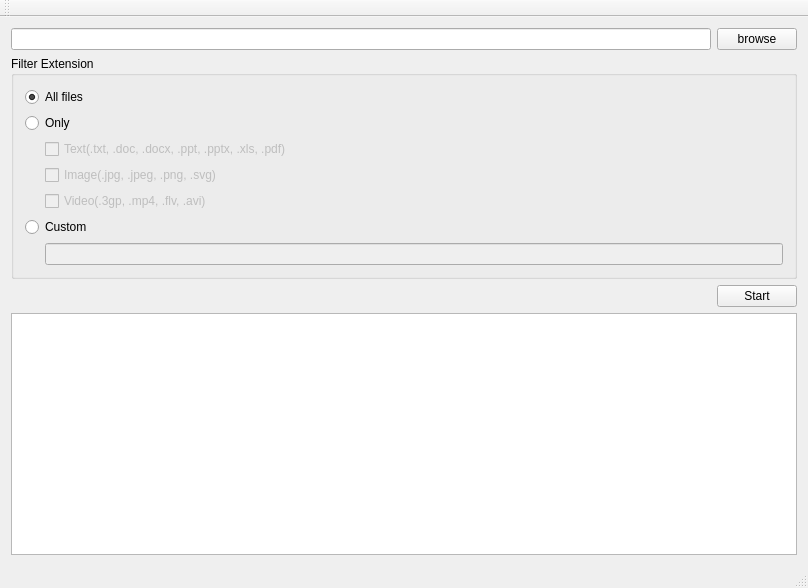
<?xml version="1.0" encoding="UTF-8"?>
<ui version="4.0">
 <class>MainWindow</class>
 <widget class="QMainWindow" name="MainWindow">
  <property name="geometry">
   <rect>
    <x>0</x>
    <y>0</y>
    <width>808</width>
    <height>588</height>
   </rect>
  </property>
  <property name="windowTitle">
   <string>MainWindow</string>
  </property>
  <widget class="QWidget" name="centralWidget">
   <layout class="QVBoxLayout" name="verticalLayout">
    <item>
     <layout class="QHBoxLayout" name="horizontalLayout">
      <item>
       <widget class="QLineEdit" name="lineEdit_dir"/>
      </item>
      <item>
       <widget class="QPushButton" name="pushButton_browse">
        <property name="text">
         <string>browse</string>
        </property>
       </widget>
      </item>
     </layout>
    </item>
    <item>
     <widget class="QGroupBox" name="groupBox_filterExtension">
      <property name="sizePolicy">
       <sizepolicy hsizetype="Preferred" vsizetype="Minimum">
        <horstretch>0</horstretch>
        <verstretch>0</verstretch>
       </sizepolicy>
      </property>
      <property name="title">
       <string>Filter Extension</string>
      </property>
      <layout class="QVBoxLayout" name="verticalLayout_2">
       <item>
        <widget class="QRadioButton" name="radioButton_all">
         <property name="text">
          <string>All files</string>
         </property>
         <property name="checked">
          <bool>true</bool>
         </property>
        </widget>
       </item>
       <item>
        <widget class="QRadioButton" name="radioButton_only">
         <property name="text">
          <string>Only</string>
         </property>
        </widget>
       </item>
       <item>
        <layout class="QGridLayout" name="gridLayout">
         <property name="leftMargin">
          <number>20</number>
         </property>
         <property name="topMargin">
          <number>0</number>
         </property>
         <property name="bottomMargin">
          <number>0</number>
         </property>
         <item row="2" column="0">
          <widget class="QCheckBox" name="checkBox_image">
           <property name="enabled">
            <bool>false</bool>
           </property>
           <property name="text">
            <string>Image(.jpg, .jpeg, .png, .svg)</string>
           </property>
          </widget>
         </item>
         <item row="0" column="0">
          <widget class="QCheckBox" name="checkBox_text">
           <property name="enabled">
            <bool>false</bool>
           </property>
           <property name="text">
            <string>Text(.txt, .doc, .docx, .ppt, .pptx, .xls, .pdf)</string>
           </property>
          </widget>
         </item>
         <item row="3" column="0">
          <widget class="QCheckBox" name="checkBox_video">
           <property name="enabled">
            <bool>false</bool>
           </property>
           <property name="text">
            <string>Video(.3gp, .mp4, .flv, .avi)</string>
           </property>
          </widget>
         </item>
        </layout>
       </item>
       <item>
        <widget class="QRadioButton" name="radioButton_custom">
         <property name="text">
          <string>Custom</string>
         </property>
        </widget>
       </item>
       <item>
        <layout class="QGridLayout" name="gridLayout_2">
         <property name="leftMargin">
          <number>20</number>
         </property>
         <property name="topMargin">
          <number>0</number>
         </property>
         <item row="0" column="0">
          <widget class="QLineEdit" name="lineEdit_customExtension">
           <property name="enabled">
            <bool>false</bool>
           </property>
           <property name="text">
            <string/>
           </property>
          </widget>
         </item>
        </layout>
       </item>
      </layout>
     </widget>
    </item>
    <item>
     <layout class="QHBoxLayout" name="horizontalLayout_2">
      <property name="topMargin">
       <number>0</number>
      </property>
      <item>
       <spacer name="horizontalSpacer">
        <property name="orientation">
         <enum>Qt::Horizontal</enum>
        </property>
        <property name="sizeHint" stdset="0">
         <size>
          <width>40</width>
          <height>20</height>
         </size>
        </property>
       </spacer>
      </item>
      <item>
       <widget class="QPushButton" name="pushButton_start">
        <property name="text">
         <string>Start</string>
        </property>
       </widget>
      </item>
     </layout>
    </item>
    <item>
     <widget class="QTextBrowser" name="textBrowser_filename">
      <property name="sizePolicy">
       <sizepolicy hsizetype="Expanding" vsizetype="Expanding">
        <horstretch>0</horstretch>
        <verstretch>0</verstretch>
       </sizepolicy>
      </property>
     </widget>
    </item>
   </layout>
  </widget>
  <widget class="QMenuBar" name="menuBar">
   <property name="geometry">
    <rect>
     <x>0</x>
     <y>0</y>
     <width>808</width>
     <height>22</height>
    </rect>
   </property>
  </widget>
  <widget class="QToolBar" name="mainToolBar">
   <attribute name="toolBarArea">
    <enum>TopToolBarArea</enum>
   </attribute>
   <attribute name="toolBarBreak">
    <bool>false</bool>
   </attribute>
  </widget>
  <widget class="QStatusBar" name="statusBar"/>
 </widget>
 <layoutdefault spacing="6" margin="11"/>
 <tabstops>
  <tabstop>lineEdit_dir</tabstop>
  <tabstop>pushButton_browse</tabstop>
  <tabstop>radioButton_all</tabstop>
  <tabstop>radioButton_only</tabstop>
  <tabstop>checkBox_text</tabstop>
  <tabstop>checkBox_image</tabstop>
  <tabstop>checkBox_video</tabstop>
  <tabstop>radioButton_custom</tabstop>
  <tabstop>lineEdit_customExtension</tabstop>
  <tabstop>textBrowser_filename</tabstop>
 </tabstops>
 <resources/>
 <connections/>
</ui>
